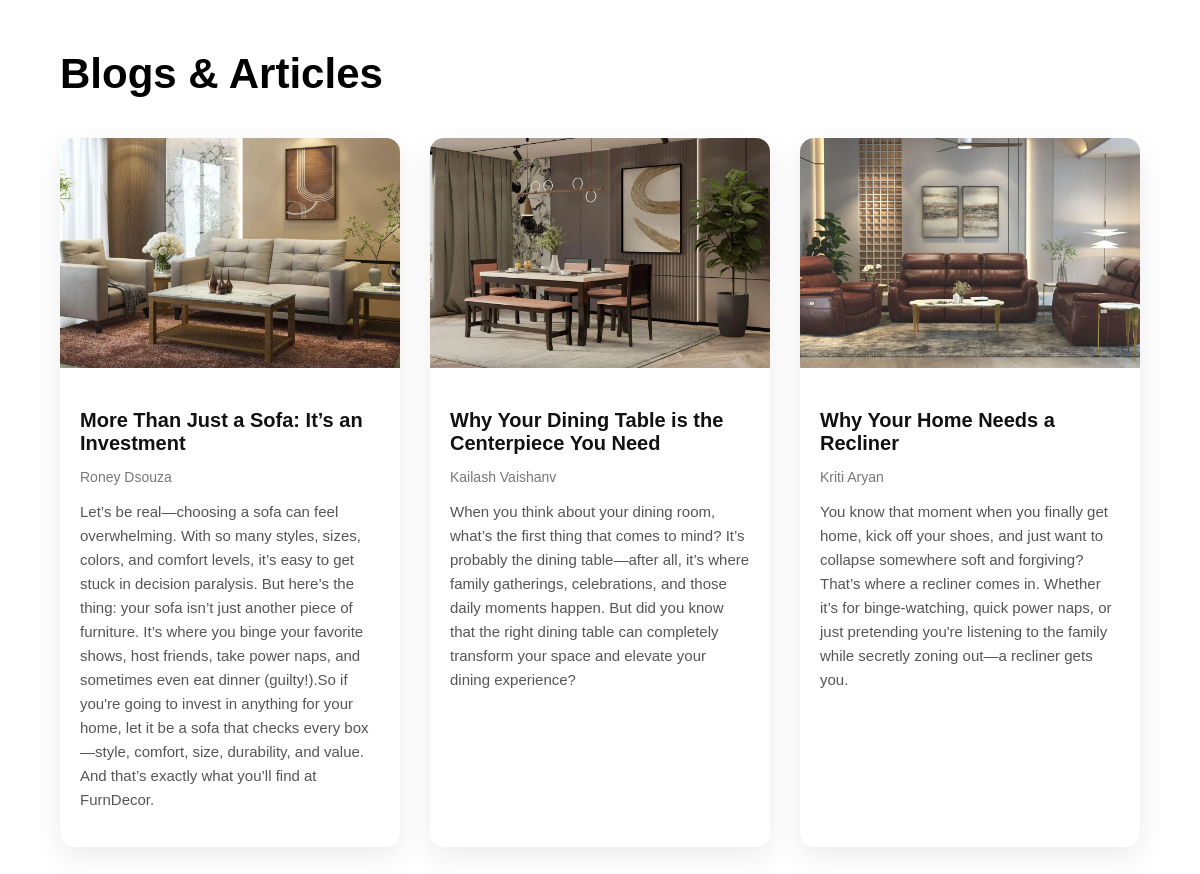
The app's page /blogs/ with its own data.
### blogs/models.py (models this page shows, shortened)
class Blog(models.Model):
    title = models.CharField(max_length=200)
    slug = models.SlugField(unique=True)
    author = models.CharField(max_length=100)
    image = models.ImageField(upload_to='blogs/')
    short_description = models.TextField()
    content = models.TextField()
    created_at = models.DateField(auto_now_add=True)

### blogs/views.py (the view)
# urls.py: path('', views.blog_list, name='blog_list'),
def blog_list(request):
    blogs = Blog.objects.all().order_by('-created_at')
    return render(request, 'blogs/blog_list.html', {'blogs': blogs})

### store_livingRoom/context_processors.py (called while the page is built)
def wishlist_count(request):
    if request.user.is_authenticated:
        items = Wishlist.objects.filter(user=request.user)
    else:
        items = Wishlist.objects.filter(user__isnull=True)
    return {
        'wishlist_count': items.count(),
        'wishlist_items': items
    }

### templates/blogs/blog_list.html (shortened to what this page needs)
{% load static %}
<!DOCTYPE html>
<html>
<head>
    <link rel="stylesheet" href="{% static 'css/blog.css' %}">
</head>
<body>
<div class="blogs-container">
    <h1 class="page-title">Blogs & Articles</h1>
    <div class="blogs-grid">
        {% for blog in blogs %}
        <div class="blog-card">
            <a href="{% url 'blog_detail' blog.slug %}">
                <img src="{{ blog.image.url }}" alt="{{ blog.title }}">
            </a>
            <div class="blog-content">
                <h2>
                    <a href="{% url 'blog_detail' blog.slug %}">
                        {{ blog.title }}
                    </a>
                </h2>
                <p class="author">{{ blog.author }}</p>
                <p class="desc">
                    {{ blog.short_description }}
                </p>
            </div>
        </div>
        {% endfor %}
    </div>
</div>
</body>
</html>

### static/css/blog.css (style rules this page uses)
body { font-family: Arial, sans-serif; background: #fff; margin: 0; padding: 0; }
.blogs-container { width: 90%; margin: 50px auto; }
.page-title { font-size: 42px; font-weight: bold; margin-bottom: 40px; }
.blogs-grid { display: grid; grid-template-columns: repeat(3, 1fr); gap: 30px; }
.blog-card { border-radius: 14px; overflow: hidden; background: #fff; box-shadow: 0 10px 30px rgba(0,0,0,0.08); transition: transform 0.3s ease; }
.blog-card img { width: 100%; height: 230px; object-fit: cover; }
.blog-content { padding: 20px; }
.blog-content h2 { font-size: 20px; margin-bottom: 8px; }
.blog-content h2 a { text-decoration: none; color: #111; }
.author { font-size: 14px; color: #777; margin-bottom: 10px; }
.desc { font-size: 15px; color: #555; line-height: 1.6; }
body { font-family: Arial, sans-serif; background: #fff; }

### records on screen
Blog: image (picture), title "More Than Just a Sofa: It’s an Investment", author "Roney Dsouza", short_description "Let’s be real—choosing a sofa can feel overwhelming. With so many styles, sizes, colors, and comfort levels, it’s easy to get stuck in decision paralysis. But here’s the thing: your sofa isn’t just another piece of furniture. It’s where you binge your favorite shows, host friends, take power naps, and sometimes even eat dinner (guilty!).So if you're going to invest in anything for your home, let it be a sofa that checks every box—style, comfort, size, durability, and value. And that’s exactly what you’ll find at FurnDecor."
Blog: image (picture), title "Why Your Dining Table is the Centerpiece You Need", author "Kailash Vaishanv", short_description "When you think about your dining room, what’s the first thing that comes to mind? It’s probably the dining table—after all, it’s where family gatherings, celebrations, and those daily moments happen. But did you know that the right dining table can completely transform your space and elevate your dining experience?"
Blog: image (picture), title "Why Your Home Needs a Recliner", author "Kriti Aryan", short_description "You know that moment when you finally get home, kick off your shoes, and just want to collapse somewhere soft and forgiving? That’s where a recliner comes in. Whether it’s for binge-watching, quick power naps, or just pretending you're listening to the family while secretly zoning out—a recliner gets you."
